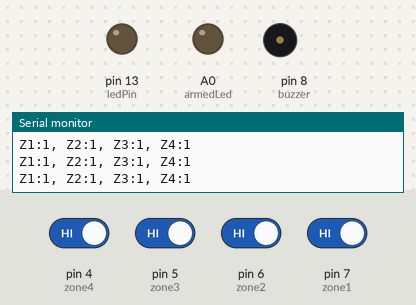
Bench run of a sketch on a simulated Arduino Uno, built with avr-gcc and run on an emulated ATmega328P. Shown: output pins drawn as LEDs (lit = HIGH), buzzer (waves = sounding, pin HIGH), the last lines printed to the serial monitor. Inputs (shaded band) come from the test bench; at power-on: pin 4 (zone4), pin 5 (zone3), pin 6 (zone2), pin 7 (zone1) HIGH.

Above: at 1.2 s.
1.3 s: pin 4 (zone4) driven LOW and pin 5 (zone3) driven LOW and pin 6 (zone2) driven LOW and pin 7 (zone1) driven LOW
At 3.7 s:
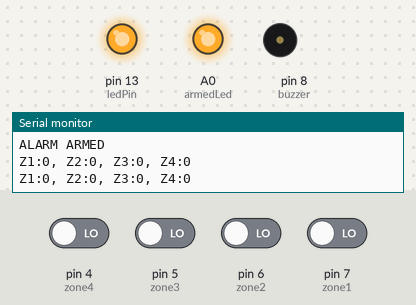
4.3 s: pin 4 (zone4) driven HIGH
At 6.1 s:
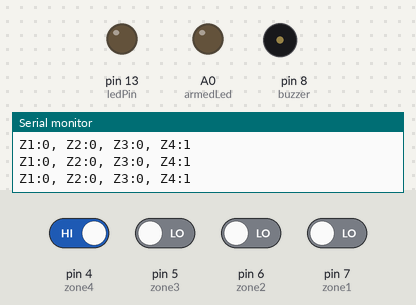
7.3 s: pin 4 (zone4) driven LOW
At 8.9 s:
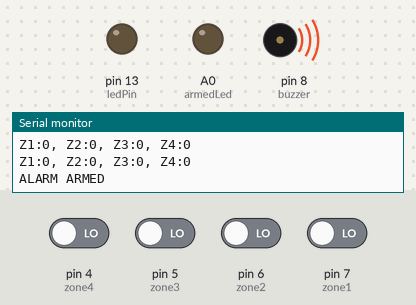
10.3 s: pin 5 (zone3) driven HIGH
At 11.1 s:
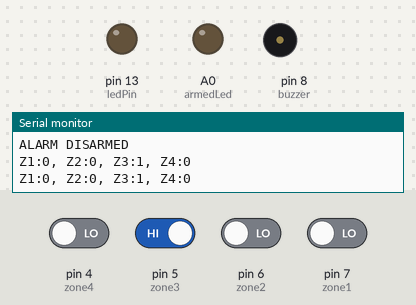
Timing chart, 0 to 13.3 s (numbered marks = the images above; inputs shaded):
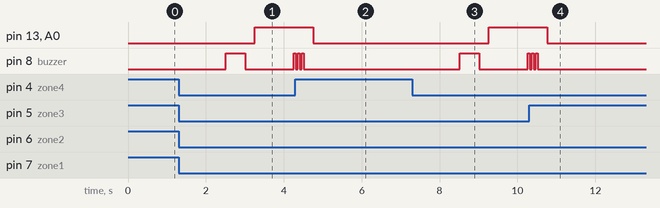

Measured:
- after the input at 1.3 s, pin 13 (ledPin), A0 (armedLed): LOW → HIGH after 2.0 s; pin 8 (buzzer): LOW → HIGH after 1.2 s, → LOW 0.50 s later, → HIGH 1.3 s later
- after the input at 4.3 s, pin 13 (ledPin), A0 (armedLed): goes on until 4.8 s, then stays LOW; pin 8 (buzzer): goes on until 4.5 s, then stays LOW
- after the input at 7.3 s, pin 13 (ledPin), A0 (armedLed): LOW → HIGH after 2.0 s; pin 8 (buzzer): LOW → HIGH after 1.2 s, → LOW 0.50 s later, → HIGH 1.3 s later
- after the input at 10.3 s, pin 13 (ledPin), A0 (armedLed): goes on until 10.8 s, then stays LOW; pin 8 (buzzer): goes on until 10.5 s, then stays LOW

The sketch:

Alarm.ino
```cpp
/*
 Basic alarm program, using buttons for now
 */

//int sensorPin = A0;    // select the input pin for the potentiometer
int armedLed = A0;    // select the input pin for the potentiometer
int ledPin = 13;       // select the pin for the LED
int armCounter = 0;    // how many intervals to hold to arm it
int alarmArmDisarmThreshold = 4;

int buzzer = 8;

int zone1 = 7;
int zone2 = 6;
int zone3 = 5;
int zone4 = 4;

//int sensorValue = 0;   // variable to store the value coming from the sensor
boolean ARMED = false; // Whether or not the alarm is armed

void setup() {
  Serial.begin(9600);
  pinMode(ledPin, OUTPUT);
  pinMode(armedLed, OUTPUT);
  pinMode(zone1, INPUT_PULLUP);
  pinMode(zone2, INPUT_PULLUP);
  pinMode(zone3, INPUT_PULLUP);
  pinMode(zone4, INPUT_PULLUP);
  pinMode(buzzer, OUTPUT);
  digitalWrite(buzzer, LOW);
}

void beep_armed() {
  digitalWrite(buzzer, HIGH);
  delay(500);
  digitalWrite(buzzer, LOW);
}

void beep_disarmed() {
  digitalWrite(buzzer, HIGH);
  delay(50);
  digitalWrite(buzzer, LOW);
  delay(50);
  digitalWrite(buzzer, HIGH);
  delay(50);
  digitalWrite(buzzer, LOW);
  delay(50);
  digitalWrite(buzzer, HIGH);
  delay(50);
  digitalWrite(buzzer, LOW);
}

void arm_disarm() {
   if (digitalRead(zone1) == HIGH || digitalRead(zone2) == HIGH || digitalRead(zone3) == HIGH || digitalRead(zone4) == HIGH) {
     armCounter = 0;
     return;
   }

   if (armCounter < alarmArmDisarmThreshold) {
     armCounter++;
     return;
   }

   ARMED = (ARMED == true ) ? false: true;
   if (ARMED == true) {
     Serial.println("ALARM ARMED");
     beep_armed();
   } else {
     Serial.println("ALARM DISARMED");
     beep_disarmed();
   }
   armCounter = 0;
}

void loop() {
  digitalWrite(ledPin, (ARMED == true) ? HIGH : LOW);
  digitalWrite(armedLed, (ARMED == true) ? HIGH : LOW);

  Serial.print("Z1:");
  Serial.print(digitalRead(zone1));
  Serial.print(", Z2:");
  Serial.print(digitalRead(zone2));
  Serial.print(", Z3:");
  Serial.print(digitalRead(zone3));
  Serial.print(", Z4:");
  Serial.println(digitalRead(zone4));

  arm_disarm();

// read the value from the sensor:
//  sensorValue = analogRead(sensorPin);
//  // turn the ledPin on
//  digitalWrite(ledPin, HIGH);
//  // stop the program for <sensorValue> milliseconds:
//  delay(sensorValue);
//  // turn the ledPin off:
//  digitalWrite(ledPin, LOW);
//  // stop the program for for <sensorValue> milliseconds:
//  delay(sensorValue);
  delay(250);
}
```
